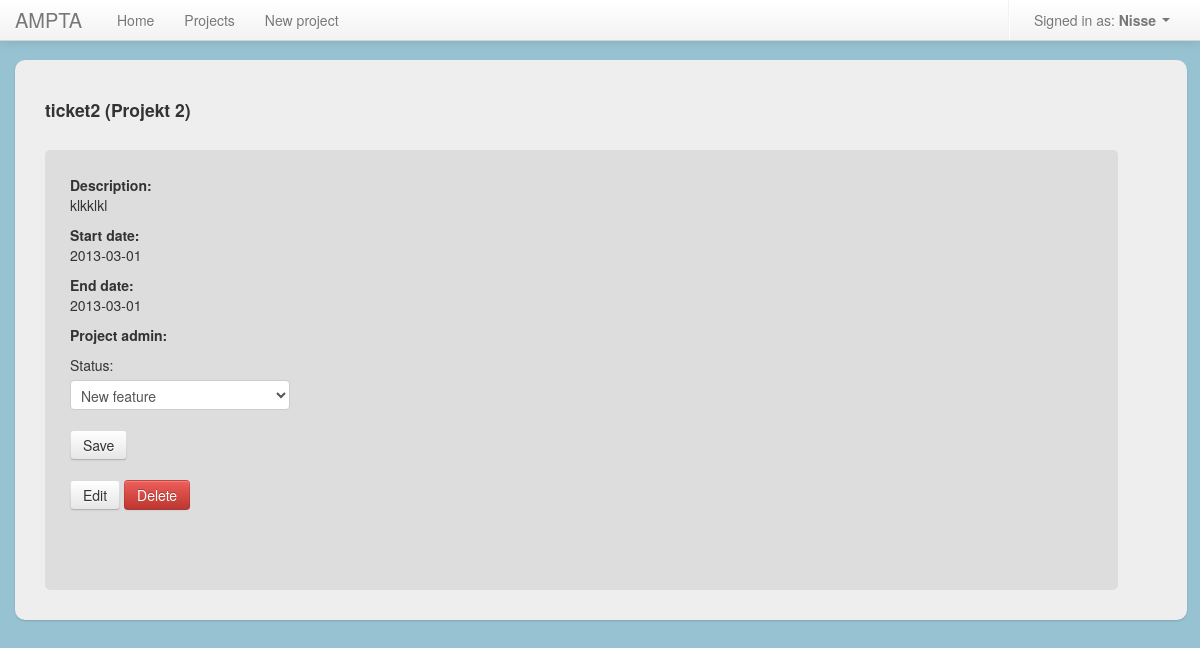
The app's page /project/2/ticket/2/ (signed in) with its own data.
### project_app/models.py (models this page shows, shortened)
class Ticket(models.Model):
	name = models.CharField(max_length = 50)
	description = models.TextField()
	start_date = models.DateField('date result published')
	end_date = models.DateField('date result published')
	date_added = models.DateField()
	date_updated = models.DateField()
	status = models.ForeignKey(Status, related_name="projects")
	project = models.ForeignKey(Project, related_name="projects")
	user = models.ForeignKey(User)
	def __unicode__(self):
		return self.name
	def owned_by_user(self, user):
		return self.user == user

class Project(models.Model):
	name = models.CharField(max_length = 50)
	description = models.TextField()
	start_date = models.DateField('Start date')
	end_date = models.DateField('End date')
	date_added = models.DateField()
	date_updated = models.DateField()
	added_by_user = models.ForeignKey(User)
	users = models.ManyToManyField(User, related_name='projects')
	def __unicode__(self):
		return self.name

### project_app/views.py (the view)
# urls.py: url(r'^project/(?P<project_id>\d+)/ticket/(?P<ticket_id>\d+)/$', 'project_app.views.show_ticket', name="show_ticket"),
@login_required
def show_ticket(request, ticket_id, project_id):
	ticket = get_object_or_404(Ticket, pk = ticket_id)
	project = get_object_or_404(Project, pk = project_id)
	form = ''
	if ticket.owned_by_user(request.user) or project.owned_by_user(request.user):
		if ticket.owned_by_user(request.user):
			if request.method == "POST":
				form = ChangeTicketStatusForm(request.POST, instance = ticket)
				if form.is_valid():
					try:
						form.save()
					except:
						return HttpResponseServerError()
			else:
				form = ChangeTicketStatusForm(instance = ticket)
		return render(request, 'tickets/show.html', {"ticket" : ticket, "project" : project, "form": form})
	else:
		return render(request, 'tickets/show.html', {"error_message": "You don't have permission to view the ticket"})

### project_app/models.py
class ChangeTicketStatusForm(ModelForm):
	class Meta:
		model = Ticket
		exclude = ('name', 'description', 'start_date', 'end_date', 'date_added', 'date_updated', 'project', 'user')

### project_app/models.py (called while the page is built)
	def __unicode__(self):
		return self.status_name

### project_app/templatetags/custom_filters.py (called while the page is built)
@register.filter(name='ticket_owner')
def ownership(ticket, user):
	return ticket.user == user

### templates/tickets/show.html (shortened to what this page needs)
{% extends 'shared/base.html' %}
{% load custom_filters %}
{% block content %}
	{% if error_message %}
    	<p>{{ error_message }}</p>
	{% else %}
		<h4> {{ ticket }} ({{ project }})</h4>
		<div id="project_area">
			<p><strong>Description:<br/></strong>{{ ticket.description }}</p>
			<p><strong>Start date:<br/></strong>{{ ticket.start_date|date:"Y-m-d" }}</p>
			<p><strong>End date:<br/></strong>{{ ticket.end_date|date:"Y-m-d" }}</p>
			<p><strong>Project admin:<br/></strong>{{ ticket.added_by_user }}</p>
			<form action="{{project_add}}" id="new_proj" method="POST"> {% csrf_token %}
				{{ form.as_p }}
				<input type="submit" class="btn" value="Save" />
			</form>
			{% if ticket|ticket_owner:user or project|ownership:user %}
				<p>
					<a class="btn" href="{% url ticket_edit project_id=ticket.project_id ticket_id=ticket.id %}">Edit</a>
				<a class="btn btn-danger" id="delete_link" href="{% url ticket_delete ticket_id=ticket.id %}">Delete</a>
				</p>
			{% endif %}
		</div>
	{% endif %}
{% endblock %}

### templates/shared/base.html (shortened to what this page needs)
<!doctype html>
<html>
  <head>
    {% block stylesheet %}
          <link rel="stylesheet" type="text/css" href="global.css" />
    {% endblock %}
    <link href="/static/css/bootstrap.css" rel="stylesheet">
    <link href="/static/css/global.css" rel="stylesheet">
    <link href="/static/css/ui/jquery-ui-1.10.1.custom.css" rel="stylesheet">
    <link href="/static/css/bootstrap-responsive.css" rel="stylesheet">
  </head>
  <body>
    <header class="navbar navbar-fixed-top">
      <nav class="navbar-inner">
        <div class="container">
          <div class="nav-collapse">
            <ul class="nav">
              <a class="brand">AMPTA</a>
              <li id="home" class="menu_option active"><a href="{% url home %}">Home</a></li>
              <li id="projects" class="menu_option"><a href="{% url project_list %}">Projects</a></li>
              <li id="new_project" class="menu_option"><a href="{% url project_add %}">New project</a></li>
            </ul>
            {% if user.is_authenticated %}
            <ul class="nav pull-right">
              <li class="divider-vertical"></li>
              <li class="dropdown">
                  <a class="dropdown-toggle" href="#" data-toggle="dropdown">Signed in as: <strong> {{ user }} </strong><strong class="caret"></strong></a>
              </li>
            </ul>
          </div>
          {% endif %}
        </div>
      </nav>
    </header>
    <div id="main" role="main">
      <div class="container">
        <div class="content">
              {% block content %}{% endblock %}
        </div>
      </div>
    </div>
  </body>
</html>

### src/css/global.css (style rules this page uses)
body { background-color: #97C2D1 !important; }
ul, li { list-style-type: none; }
.container > .content { width: 95%; float: left; min-height: 500px; background-color: #eee; padding: 30px; -webkit-border-radius: 10px 10px 10px 10px; -moz-border-radius: 10px 10px 10px 10px; border-radius: 10px 10px 10px 10px; -webkit-box-shadow: 0 1px 2px rgba(0,0,0,.15); -moz-box-shadow: 0 1px 2px rgba(0,0,0,.15); box-shadow: 0 1px 2px rgba(0,0,0,.15); }
#project_area { border-radius: 5px; background: #ddd; width: 92%; min-height: 390px; margin-top: 30px; padding: 25px 25px 25px 25px; position: relative; }

### templates/shared/base.html (style rules this page uses)
body { padding-top: 60px; padding-bottom: 40px; }

### records on screen
Ticket: name "ticket2", description "klkklkl", start_date "2013-03-01", end_date "2013-03-01"
Project: name "Projekt 2"

### other values on screen
{{ user }} "Nisse"
